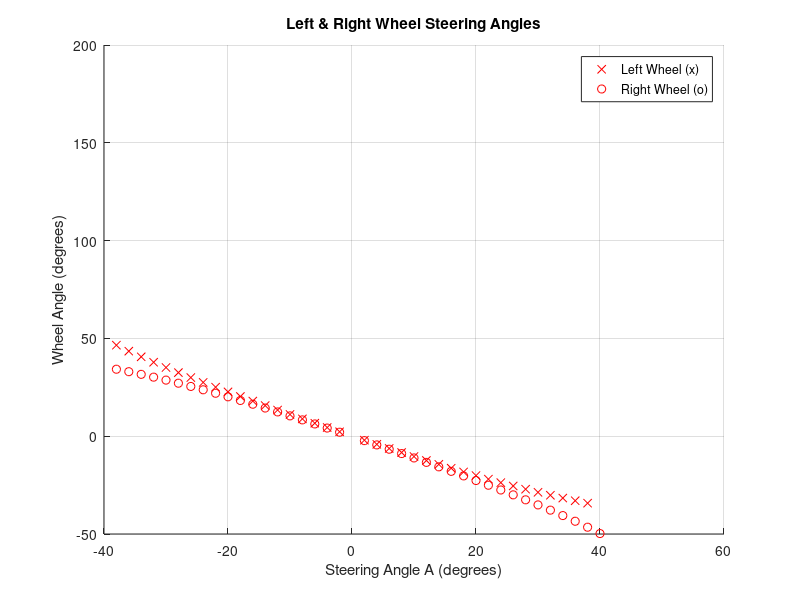
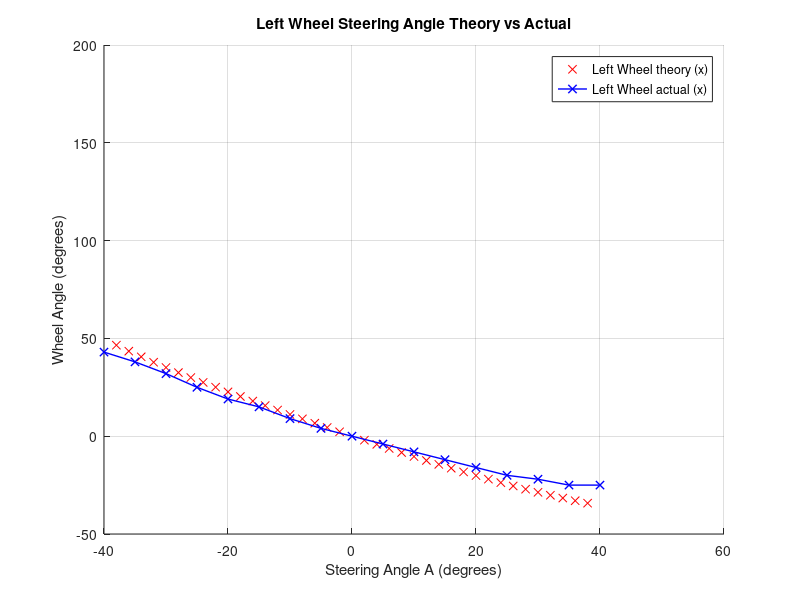
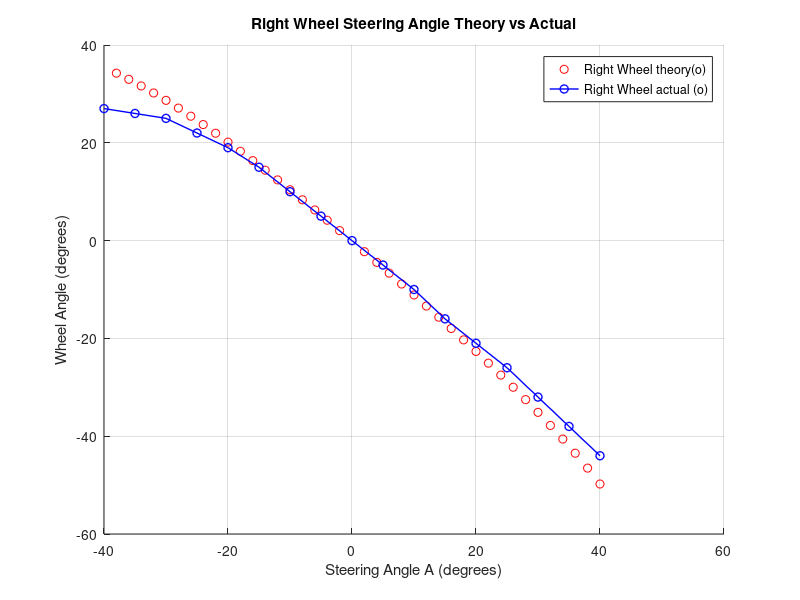
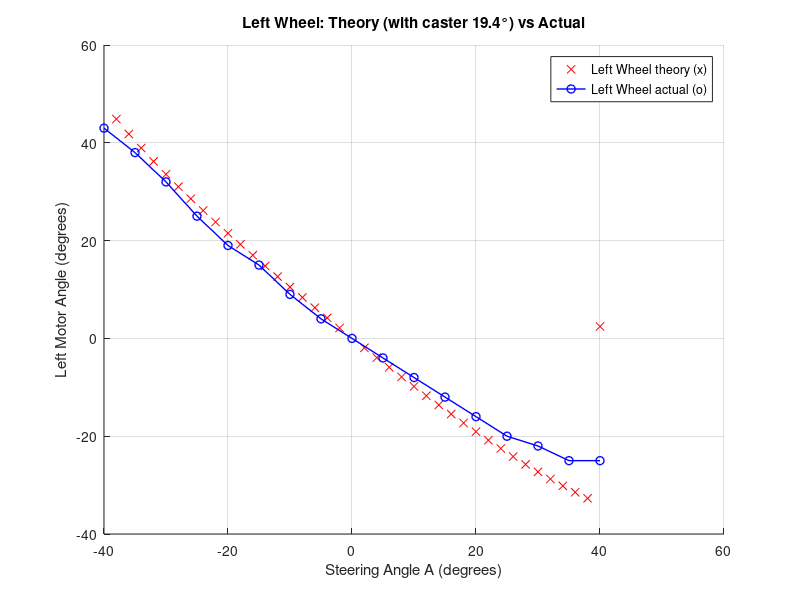

These charts were generated, in order, by the following MATLAB code: (Note: this script raises an error after producing the figures.)
clc;
clear;

% === Known parameters ===
H = 316.17;
L = 346.47;
l1 = 96.236;
l2 = 85.82;
l3 = 411.2;
w = 632.34;
d = 1408;
const = 0.49411;

% === Define angle range from -60 deg to +60 deg in radians ===
angle_range = -pi/3 : pi/90 : pi/3;  % from -60° to +60°

% === Preallocate arrays ===
num_points = length(angle_range);
A_list = zeros(1, num_points);
left_wheel_list = zeros(1, num_points);
right_wheel_list = zeros(1, num_points);
color_list = false(1, num_points);  % true = green, false = red

% === Loop through steering angles ===
idx = 1;
for A = angle_range
    % Define anonymous functions
    f_left = @(B_left) (H + l2*sin(B_left) - l1*sin(A - 0.1565))^2 + ...
                       (L - l2*cos(B_left) - l1*cos(A - 0.1565))^2 - l3^2;

    f_right = @(B_right) (H + l2*sin(B_right) + l1*sin(A + 0.1565))^2 + ...
                         (L - l1*cos(A + 0.1565) - l2*cos(B_right))^2 - l3^2;

    try
        % Solve for B_left and B_right
        B_sol_left = fzero(f_left, 0);
        B_sol_right = fzero(f_right, 0);

        % Calculate wheel angles (convert to degrees)
        left_wheel = (B_sol_left - const) * 180 / pi;
        right_wheel = (B_sol_right - const) * 180 / pi;

        % Check for turning point
        f_row = @(r) tan(B_sol_left - const)*(w + r) - tan(B_sol_right - const)*r;
        r_sol = fzero(f_row, 1);
        h = tan(B_sol_right);
        turning_exists = abs(d - h) < 1e-2;

        % Save results
        A_list(idx) = A * 180 / pi;
        left_wheel_list(idx) = -left_wheel;
        right_wheel_list(idx) = right_wheel;
        color_list(idx) = turning_exists;
    catch
        % If fzero fails, mark as NaN
        A_list(idx) = A * 180 / pi;
        left_wheel_list(idx) = NaN;
        right_wheel_list(idx) = NaN;
        color_list(idx) = false;
    end

    idx = idx + 1;
end

% === Plotting ===
figure;
hold on;
grid on;
xlabel('Steering Angle A (degrees)');
ylabel('Wheel Angle (degrees)');
title('Left & Right Wheel Steering Angles');

for i = 1:num_points
    if isnan(left_wheel_list(i)) || isnan(right_wheel_list(i))
        continue;  % Skip invalid calculations
    end
    if color_list(i)
        plot(A_list(i), left_wheel_list(i), 'gx');   % green 'x' for left
        plot(A_list(i), right_wheel_list(i), 'go');  % green 'o' for right
    else
        plot(A_list(i), left_wheel_list(i), 'rx');   % red 'x' for left
        plot(A_list(i), right_wheel_list(i), 'ro');  % red 'o' for right
    end
end

legend('Left Wheel (x)', 'Right Wheel (o)', 'Location', 'best');

clc;
clear;

% === Known parameters ===
H = 316.17;
L = 346.47;
l1 = 96.236;
l2 = 85.82;
l3 = 411.2;
w = 632.34;
d = 1408;
const = 0.49411;
%left_data_x = [-40,-35,-30,-25,-20,-15,-10,-5,0,5,10,15,20,25,30,35,40];
%left_data_y = [25,25,22,20,16,12,8,4,0,-4,-9,-15,-19,-25,-32,-38,-43];
left_data_x = [40,35,30,25,20,15,10,5,0,-5,-10,-15,-20,-25,-30,-35,-40];
left_data_y = [-25,-25,-22,-20,-16,-12,-8,-4,0,4,9,15,19,25,32,38,43];
% === Define angle range from -60 deg to +60 deg in radians ===
angle_range = -pi/3 : pi/90 : pi/3;  % from -60° to +60°

% === Preallocate arrays ===
num_points = length(angle_range);
A_list = zeros(1, num_points);
left_wheel_list = zeros(1, num_points);
right_wheel_list = zeros(1, num_points);
color_list = false(1, num_points);  % true = green, false = red

% === Loop through steering angles ===
idx = 1;
for A = angle_range
    % Define anonymous functions
    f_left = @(B_left) (H + l2*sin(B_left) - l1*sin(A - 0.1565))^2 + ...
                       (L - l2*cos(B_left) - l1*cos(A - 0.1565))^2 - l3^2;

    f_right = @(B_right) (H + l2*sin(B_right) + l1*sin(A + 0.1565))^2 + ...
                         (L - l1*cos(A + 0.1565) - l2*cos(B_right))^2 - l3^2;

    try
        % Solve for B_left and B_right
        B_sol_left = fzero(f_left, 0);
        B_sol_right = fzero(f_right, 0);

        % Calculate wheel angles (convert to degrees)
        left_wheel = (B_sol_left - const) * 180 / pi;
        right_wheel = (B_sol_right - const) * 180 / pi;

        % Check for turning point
        f_row = @(r) tan(B_sol_left - const)*(w + r) - tan(B_sol_right - const)*r;
        r_sol = fzero(f_row, 1);
        h = tan(B_sol_right);
        turning_exists = abs(d - h) < 1e-2;

        % Save results
        A_list(idx) = A * 180 / pi;
        left_wheel_list(idx) = -left_wheel;
        right_wheel_list(idx) = right_wheel;
        color_list(idx) = turning_exists;
    catch
        % If fzero fails, mark as NaN
        A_list(idx) = A * 180 / pi;
        left_wheel_list(idx) = NaN;
        right_wheel_list(idx) = NaN;
        color_list(idx) = false;
    end

    idx = idx + 1;
end

% === Plotting only Left Wheel ===
figure;
hold on;
grid on;
xlabel('Steering Angle A (degrees)');
ylabel('Wheel Angle (degrees)');
title('Left Wheel Steering Angle Theory vs Actual');

for i = 1:num_points
    if isnan(left_wheel_list(i))
        continue;  % Skip invalid values
    end
    if color_list(i)
        plot(A_list(i), left_wheel_list(i), 'gx');   % green 'x' for left
    else
        plot(A_list(i), left_wheel_list(i), 'rx');   % red 'x' for left
    end
end

h_actual = plot(left_data_x,left_data_y, 'bx-', 'LineWidth', 1, 'MarkerSize', 6);  % blue line with circles


%legend('Left Wheel (x)', 'Left Wheel actual (x)','Location', 'best');
h_sim = plot(NaN, NaN, 'rx');  % dummy red x for legend

legend([h_sim, h_actual], {'Left Wheel theory (x)', 'Left Wheel actual (x)'}, 'Location', 'best');


% === Plotting only Right Wheel ===
figure;
hold on;
grid on;
xlabel('Steering Angle A (degrees)');
ylabel('Wheel Angle (degrees)');
title('Right Wheel Steering Angle Theory vs Actual');
%right_data_x = [-40,-35,-30,-25,-20,-15,-10,-5,0,5,10,15,20,25,30,35,40];
%right_data_y = [44,38,32,26,21,16,10,5,0,-5,-10,-15,-19,-22,-25,-26,-27];
right_data_x = [40,35,30,25,20,15,10,5,0,-5,-10,-15,-20,-25,-30,-35,-40];
right_data_y = [-44,-38,-32,-26,-21,-16,-10,-5,0,5,10,15,19,22,25,26,27];
for i = 1:num_points
    if isnan(right_wheel_list(i))
        continue;  % Skip invalid calculations
    end
    if color_list(i)
        plot(A_list(i), right_wheel_list(i), 'go');  % green 'o' for right
    else
        plot(A_list(i), right_wheel_list(i), 'ro');  % red 'o' for right
    end
end
h_actual = plot(right_data_x,right_data_y, 'bo-', 'LineWidth', 1, 'MarkerSize', 6);  % blue line with circles

%legend('Right Wheel (o)', 'right Wheel actual (o)','Location', 'best');
h_sim = plot(NaN, NaN, 'ro');  % dummy red o for legend

legend([h_sim, h_actual], {'Right Wheel theory(o)', 'Right Wheel actual (o)'}, 'Location', 'best');





clc; clear; close all;

%% === Known parameters ===
H = 316.17;
L = 346.47;
l1 = 96.236;
l2 = 85.82;
l3 = 411.2;
w  = 632.34;
d  = 1408;
const = 0.49411;      % rad, offset from your model

% If you had camber/roll you could include them, but we ignore here:
% epsilon_camber = 0;  % not used in conversion below

%% === Caster angle (steering axis tilt, side view) ===
eps_deg = 19.4;                 % <-- as requested
eps_rad = deg2rad(eps_deg);

%% === Left wheel actual data (A in deg, Left motor angle in deg) ===
left_data_x = [40,35,30,25,20,15,10,5,0,-5,-10,-15,-20,-25,-30,-35,-40];
left_data_y = [-25,-25,-22,-20,-16,-12,-8,-4,0,4,9,15,19,25,32,38,43];

%% === Define A range from -60 deg to +60 deg (in radians) ===
angle_range = -pi/3 : pi/90 : pi/3;  % from -60° to +60°
num_points  = length(angle_range);

%% === Preallocate arrays ===
A_list            = zeros(1, num_points);  % deg
left_wheel_list   = nan(1, num_points);    % deg (MOTOR angle after caster conversion)
right_wheel_list  = nan(1, num_points);    % deg (not plotted but computed)
color_list        = false(1, num_points);  % true = green, false = red (turning_exists)

%% === Loop through steering angles ===
idx = 1;
for A = angle_range
    % Geometry equations (solve B_left, B_right in radians)
    f_left = @(B_left)  (H + l2*sin(B_left) - l1*sin(A - 0.1565))^2 + ...
                        (L - l2*cos(B_left) - l1*cos(A - 0.1565))^2 - l3^2;

    f_right = @(B_right) (H + l2*sin(B_right) + l1*sin(A + 0.1565))^2 + ...
                         (L - l1*cos(A + 0.1565) - l2*cos(B_right))^2 - l3^2;

    try
        % Solve for left/right kingpin angles (radians)
        B_sol_left  = fzero(f_left,  0);
        B_sol_right = fzero(f_right, 0);

        % Horizontal-plane steering angles (δ_temp) in radians
        delta_temp_left  = B_sol_left  - const;
        delta_temp_right = B_sol_right - const;

        % === Convert δ_temp -> δ_motor with caster (φ = 0):
        % δ_motor = atan( tan(δ_temp) * cos(eps) )
        left_motor_deg  = rad2deg( atan( tan(delta_temp_left)  * cos(eps_rad) ) );
        right_motor_deg = rad2deg( atan( tan(delta_temp_right) * cos(eps_rad) ) );

        % Turning point check (same form you had; units aren't critical for the flag)
        f_row = @(r) tan(delta_temp_left)*(w + r) - tan(delta_temp_right)*r;
        r_sol = fzero(f_row, 1);
        h     = tan(B_sol_right);
        turning_exists = abs(d - h) < 1e-2;

        % Save results (note your original code used a minus sign on left)
        A_list(idx)           = rad2deg(A);
        left_wheel_list(idx)  = -left_motor_deg;    % keep your sign convention
        right_wheel_list(idx) =  right_motor_deg;
        color_list(idx)       = turning_exists;

    catch
        % If fzero fails, keep NaN and mark as not turning
        A_list(idx)           = rad2deg(A);
        left_wheel_list(idx)  = NaN;
        right_wheel_list(idx) = NaN;
        color_list(idx)       = false;
    end

    idx = idx + 1;
end

%% === Plotting only Left Wheel ===
figure; hold on; grid on;
xlabel('Steering Angle A (degrees)');
ylabel('Left Motor Angle (degrees)');
title('Left Wheel: Theory (with caster 19.4°) vs Actual');

for i = 1:num_points
    if isnan(left_wheel_list(i)), continue; end
    if color_list(i)
        plot(A_list(i), left_wheel_list(i), 'gx');   % green 'x' for left (turning_exists)
    else
        plot(A_list(i), left_wheel_list(i), 'rx');   % red 'x' for left
    end
end

h_actual = plot(left_data_x, left_data_y, 'bo-', 'LineWidth', 1, 'MarkerSize', 6);  % blue line with circles
h_sim    = plot(NaN, NaN, 'rx');  % dummy red x for legend

legend([h_sim, h_actual], {'Left Wheel theory (x)', 'Left Wheel actual (o)'}, 'Location', 'best');



%% === Plotting only Right Wheel ===
figure; hold on; grid on;
xlabel('Steering Angle A (degrees)');
ylabel('Right Motor Angle (degrees)');
title('Right Wheel: Theory (with caster 19.4°) vs Actual');

% Right wheel actual data
right_data_x = [40,35,30,25,20,15,10,5,0,-5,-10,-15,-20,-25,-30,-35,-40];
right_data_y = [-44,-38,-32,-26,-21,-16,-10,-5,0,5,10,15,19,22,25,26,27];

% Loop through and plot calculated right wheel angles
for i = 1:num_points
    if isnan(right_wheel_list(i))
        continue;  % Skip invalid calculations
    end
    if color_list(i)
        plot(A_list(i), right_wheel_list(i), 'go');  % green 'o' for turning_exists
    else
        plot(A_list(i), right_wheel_list(i), 'ro');  % red 'o' otherwise
    end
end

% Plot actual right wheel data (blue line with circles)
h_actual = plot(right_data_x, right_data_y, 'bo-', 'LineWidth', 1, 'MarkerSize', 6);

% Dummy red 'o' for legend
h_sim = plot(NaN, NaN, 'ro');

% Legend
legend([h_sim, h_actual], ...
    {'Right Wheel theory (o)', 'Right Wheel actual (o)'}, 'Location', 'best');




clc; clear; close all;

%% === Known parameters ===
H = 316.17;
L = 346.47;
l1 = 96.236;
l2 = 85.82;
l3 = 411.2;
w  = 632.34;
d  = 1408;
const = 0.49411;      % rad, offset from your model

%% === Caster angle (steering axis tilt, side view) ===
eps_deg = 19.4;                 % requested
eps_rad = deg2rad(eps_deg);

%% === Left wheel actual data (A in deg, Left motor angle in deg) ===
left_data_x = [40,35,30,25,20,15,10,5,0,-5,-10,-15,-20,-25,-30,-35,-40];
left_data_y = [-25,-25,-22,-20,-16,-12,-8,-4,0,4,9,15,19,25,32,38,43];

%% === Define A range from -60 deg to +60 deg (in radians) ===
angle_range = -pi/3 : pi/90 : pi/3;  % from -60° to +60°
num_points  = length(angle_range);

%% === Preallocate arrays ===
A_list            = zeros(1, num_points);  % deg
left_wheel_list   = nan(1, num_points);    % deg (MOTOR angle after caster conversion)
right_wheel_list  = nan(1, num_points);    % deg (not plotted but computed)
color_list        = false(1, num_points);  % true = green, false = red (turning_exists)

%% === Loop through steering angles ===
idx = 1;
for A = angle_range
    % Geometry equations (solve B_left, B_right in radians)
    f_left = @(B_left)  (H + l2*sin(B_left) - l1*sin(A - 0.1565))^2 + ...
                        (L - l2*cos(B_left) - l1*cos(A - 0.1565))^2 - l3^2;

    f_right = @(B_right) (H + l2*sin(B_right) + l1*sin(A + 0.1565))^2 + ...
                         (L - l1*cos(A + 0.1565) - l2*cos(B_right))^2 - l3^2;

    try
        % Solve for left/right kingpin angles (radians)
        B_sol_left  = fzero(f_left,  0);
        B_sol_right = fzero(f_right, 0);

        % Horizontal-plane steering angles (δ_temp) in radians
        delta_temp_left  = B_sol_left  - const;
        delta_temp_right = B_sol_right - const;

        % Convert δ_temp -> δ_motor with caster (φ = 0):
        % δ_motor = atan( tan(δ_temp) * cos(eps) )
        left_motor_deg  = rad2deg( atan( tan(delta_temp_left)  * cos(eps_rad) ) );
        right_motor_deg = rad2deg( atan( tan(delta_temp_right) * cos(eps_rad) ) );

        % Turning point check (flag only)
        f_row = @(r) tan(delta_temp_left)*(w + r) - tan(delta_temp_right)*r;
        r_sol = fzero(f_row, 1); %#ok<NASGU>
        h     = tan(B_sol_right);
        turning_exists = abs(d - h) < 1e-2;

        % Save results (keep your left sign convention)
        A_list(idx)           = rad2deg(A);
        left_wheel_list(idx)  = -left_motor_deg;    % theory motor angle (LEFT)
        right_wheel_list(idx) =  right_motor_deg;
        color_list(idx)       = turning_exists;

    catch
        A_list(idx)           = rad2deg(A);
        left_wheel_list(idx)  = NaN;
        right_wheel_list(idx) = NaN;
        color_list(idx)       = false;
    end

    idx = idx + 1;
end

%% === Prepare data in [-25, 25] for fitting/plotting ===
domain_min = -25; domain_max = 25;

% Clean theory (remove NaNs), then mask domain
valid_theory = ~isnan(left_wheel_list);
A_theory = A_list(valid_theory);
Y_theory = left_wheel_list(valid_theory);

mask_theory = (A_theory >= domain_min) & (A_theory <= domain_max);
A_theory_d = A_theory(mask_theory);          % deg
Y_theory_d = Y_theory(mask_theory);          % deg (motor)

% Actual data masked to domain
mask_actual = (left_data_x >= domain_min) & (left_data_x <= domain_max);
A_actual_d = left_data_x(mask_actual);
Y_actual_d = left_data_y(mask_actual);

%% === Fit cubic (order 3) to theory & actual (within domain) ===
order = 3;
p_theory = polyfit(A_theory_d, Y_theory_d, order);
p_actual = polyfit(A_actual_d, Y_actual_d, order);

% Pretty-print formulas
syms A_sym;
theory_expr = poly2sym(p_theory, A_sym);
actual_expr = poly2sym(p_actual, A_sym);

fprintf('\nCubic Fit (Theory motor, LEFT) over [-25,25]:\n  δ_theory(A) =\n'); disp(theory_expr);
fprintf('Cubic Fit (Actual, LEFT) over [-25,25]:\n  δ_actual(A) =\n');     disp(actual_expr);

%% === Evaluate errors on A = -25:2:25 ===
A_eval = domain_min:2:domain_max;
theory_fit_eval = polyval(p_theory, A_eval);
actual_fit_eval = polyval(p_actual, A_eval);

err = actual_fit_eval - theory_fit_eval;          % actual - theory (deg)
MAE  = mean(abs(err));
RMSE = sqrt(mean(err.^2));
MaxE = max(abs(err));
MPE  = mean( abs(err) ./ max(1e-9, abs(theory_fit_eval)) * 100 );  % mean percent error

fprintf('\nErrors on A = -25:2:25 (deg):\n');
fprintf('  MAE  = %.3f deg\n', MAE);
fprintf('  RMSE = %.3f deg\n', RMSE);
fprintf('  MaxE = %.3f deg\n', MaxE);
fprintf('  Mean Percent Error = %.3f %%\n', MPE);

%% === Plot (domain: [-25,25]) ===
figure; hold on; grid on;
xlabel('Steering Angle A (degrees)');
ylabel('Left Motor Angle (degrees)');
title('Left Wheel (Motor Angle): Theory vs Actual — cubic fits on [-25°,25°]');

% Raw points within domain
plot(A_theory_d, Y_theory_d, 'rx', 'DisplayName','Theory (raw, motor)');
plot(A_actual_d, Y_actual_d, 'bo', 'DisplayName','Actual (raw)');

% Fitted curves over dense grid in domain
A_plot = linspace(domain_min, domain_max, 800);
plot(A_plot, polyval(p_theory, A_plot), 'r-',  'LineWidth', 1., 'DisplayName','Theory cubic fit');
plot(A_plot, polyval(p_actual, A_plot), 'b--', 'LineWidth', 1., 'DisplayName','Actual cubic fit');

xlim([domain_min, domain_max]);
legend('Location','best');



right_data_x = [40,35,30,25,20,15,10,5,0,-5,-10,-15,-20,-25,-30,-35,-40];
right_data_y = [-44,-38,-32,-26,-21,-16,-10,-5,0,5,10,15,19,22,25,26,27];
%% === Fit and Compare Right Wheel in [-25°,25°] ===
domain_min = -25; domain_max = 25;

% Clean theory (remove NaNs), then mask domain
valid_theory_R = ~isnan(right_wheel_list);
A_theory_R = A_list(valid_theory_R);
Y_theory_R = right_wheel_list(valid_theory_R);

mask_theory_R = (A_theory_R >= domain_min) & (A_theory_R <= domain_max);
A_theory_Rd = A_theory_R(mask_theory_R);
Y_theory_Rd = Y_theory_R(mask_theory_R);

% Actual right data masked to domain
mask_actual_R = (right_data_x >= domain_min) & (right_data_x <= domain_max);
A_actual_Rd = right_data_x(mask_actual_R);
Y_actual_Rd = right_data_y(mask_actual_R);

% Fit cubic polynomials
order = 3;
p_theory_R = polyfit(A_theory_Rd, Y_theory_Rd, order);
p_actual_R = polyfit(A_actual_Rd, Y_actual_Rd, order);

% Pretty-print formulas
syms A_sym;
theory_expr_R = poly2sym(p_theory_R, A_sym);
actual_expr_R = poly2sym(p_actual_R, A_sym);

fprintf('\nCubic Fit (Theory motor, RIGHT) over [-25,25]:\n  δ_theory(A) =\n'); disp(theory_expr_R);
fprintf('Cubic Fit (Actual, RIGHT) over [-25,25]:\n  δ_actual(A) =\n');     disp(actual_expr_R);

% Evaluate errors on A = -25:2:25
A_eval_R = domain_min:2:domain_max;
theory_fit_eval_R = polyval(p_theory_R, A_eval_R);
actual_fit_eval_R = polyval(p_actual_R, A_eval_R);

err_R = actual_fit_eval_R - theory_fit_eval_R;
MAE_R  = mean(abs(err_R));
RMSE_R = sqrt(mean(err_R.^2));
MaxE_R = max(abs(err_R));
MPE_R  = mean( abs(err_R) ./ max(1e-9, abs(theory_fit_eval_R)) * 100 );

fprintf('\nRight Wheel Errors on A = -25:2:25 (deg):\n');
fprintf('  MAE  = %.3f deg\n', MAE_R);
fprintf('  RMSE = %.3f deg\n', RMSE_R);
fprintf('  MaxE = %.3f deg\n', MaxE_R);
fprintf('  Mean Percent Error = %.3f %%\n', MPE_R);

% Plot
figure; hold on; grid on;
xlabel('Steering Angle A (degrees)');
ylabel('Right Motor Angle (degrees)');
title('Right Wheel (Motor Angle): Theory vs Actual — cubic fits on [-25°,25°]');

% Raw points
plot(A_theory_Rd, Y_theory_Rd, 'ro', 'DisplayName','Theory (raw, motor)');
plot(A_actual_Rd, Y_actual_Rd, 'bo', 'DisplayName','Actual (raw)');

% Fitted curves
A_plot_R = linspace(domain_min, domain_max, 800);
plot(A_plot_R, polyval(p_theory_R, A_plot_R), 'r-',  'LineWidth', 1., 'DisplayName','Theory cubic fit');
plot(A_plot_R, polyval(p_actual_R, A_plot_R), 'b--', 'LineWidth', 1., 'DisplayName','Actual cubic fit');

xlim([domain_min, domain_max]);
legend('Location','best');

%% === Input: Measured left & right data ===
right_data_x = [40,35,30,25,20,15,10,5,0,-5,-10,-15,-20,-25,-30,-35,-40];
right_data_y = [-44,-38,-32,-26,-21,-16,-10,-5,0,5,10,15,19,22,25,26,27];
left_data_x  = [40,35,30,25,20,15,10,5,0,-5,-10,-15,-20,-25,-30,-35,-40];
left_data_y  = [-25,-25,-22,-20,-16,-12,-8,-4,0,4,9,15,19,25,32,38,43];

% Check consistency
if ~isequal(left_data_x, right_data_x)
    error('Left and right X arrays must match.');
end

%% === Step 1: Actual average from measured points ===
avg_actual_y = (left_data_y + right_data_y) / 2;
avg_actual_x = left_data_x;

% Fit cubic
order = 3;
p_actual_avg = polyfit(avg_actual_x, avg_actual_y, order);

%% === Step 2: Theory average from theory fits ===
% p_theory and p_theory_R must be defined from your earlier cubic fits for left/right theory
p_theory_avg = (p_theory + p_theory_R) / 2;

%% === Step 3: Symbolic functions ===
syms A_sym
theory_avg_expr = poly2sym(p_theory_avg, A_sym);
actual_avg_expr = poly2sym(p_actual_avg, A_sym);

fprintf('\n=== Theoretical Average Function (Left+Right)/2 ===\n');
disp(theory_avg_expr);
fprintf('\n=== Actual Average Function (from measured data) ===\n');
disp(actual_avg_expr);

%% === Step 4: Evaluate from -25 to 25 (gap = 1) ===
A_deg = -25:1:25;
theory_Avg_deg = polyval(p_theory_avg, A_deg);
actual_Avg_deg = polyval(p_actual_avg, A_deg);

%% === Step 5: Errors ===
err = actual_Avg_deg - theory_Avg_deg;
MAE  = mean(abs(err));
RMSE = sqrt(mean(err.^2));
MaxE = max(abs(err));
MPE  = mean(abs(err) ./ max(1e-9, abs(theory_Avg_deg)) * 100);

fprintf('\n=== Error metrics on A = -25:1:25 ===\n');
fprintf('  MAE  = %.3f deg\n', MAE);
fprintf('  RMSE = %.3f deg\n', RMSE);
fprintf('  MaxE = %.3f deg\n', MaxE);
fprintf('  Mean %% Error = %.3f %%\n', MPE);

%% === Step 6: Output table (A_deg + theory_Avg_deg) ===
TheoryAvgTable = table(A_deg', theory_Avg_deg', ...
    'VariableNames', {'A_deg','theory_Avg_deg'});
disp(TheoryAvgTable);

%% === Plot: curves + ONLY actual average points ===
A_dense = linspace(-25, 25, 800);
figure; hold on; grid on;
plot(A_dense, polyval(p_theory_avg, A_dense), 'r-',  'LineWidth', 1, 'DisplayName','Theory Avg Curve');
plot(A_dense, polyval(p_actual_avg, A_dense), 'b--', 'LineWidth', 1, 'DisplayName','Actual Avg Cubic Fit');

xlabel('Steering Angle A (deg)');
ylabel('Average Motor Angle (deg)');
title('Average of Left & Right: Theory vs Actual (−25°..25°)');
legend('Location','best'); xlim([-25 25]);
